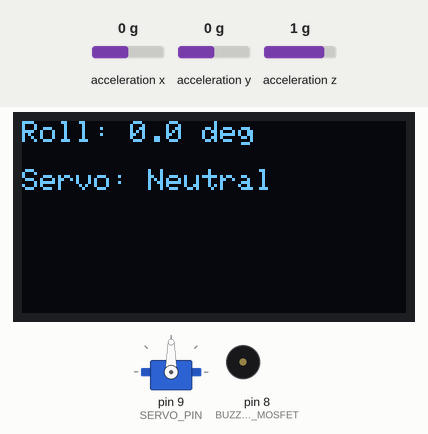
This sketch was run on a simulated Arduino Uno, built with avr-gcc and run on an emulated ATmega328P. Shown: servo, 128×64 one-colour display, buzzer (waves = sounding, pin HIGH). Inputs (shaded band) come from the test bench; at power-on: acceleration y 0 g, acceleration x 0 g, acceleration z 1 g.

Above: at 3.2 s.
3.3 s: acceleration y set to -0.3 g
At 4.0 s:
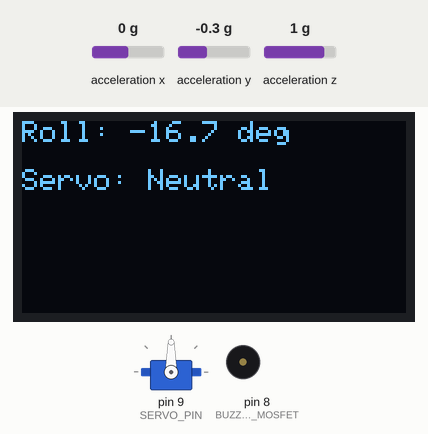
4.9 s: acceleration y set to -0.6 g
At 5.9 s:
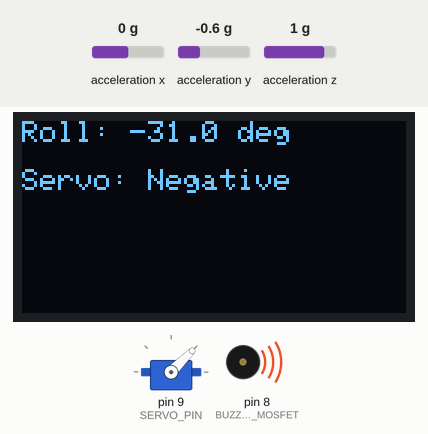
6.5 s: acceleration y set to 0.8 g
At 7.8 s:
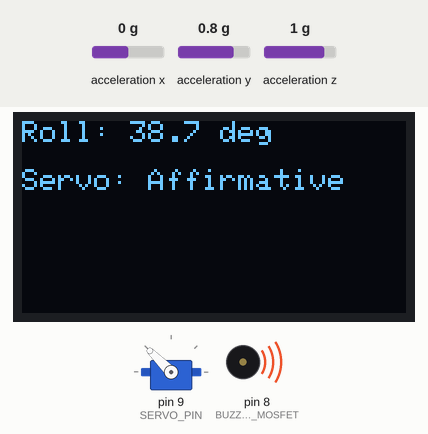
8.2 s: acceleration x set to -1.2 g
At 8.6 s:
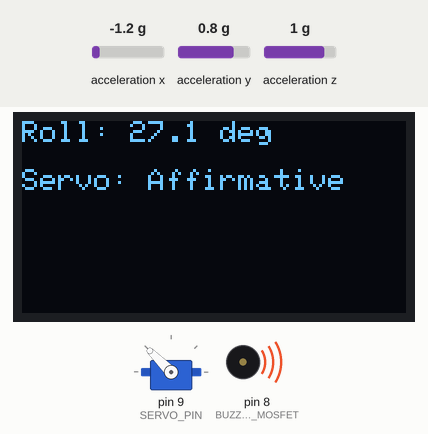
9.8 s: acceleration x set to -1.5 g
At 10.5 s:
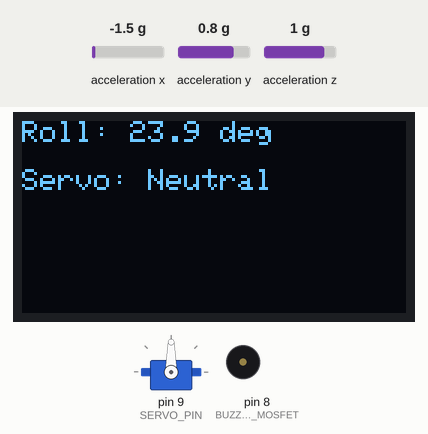
11.4 s: acceleration z set to -0.8 g
At 12.4 s:
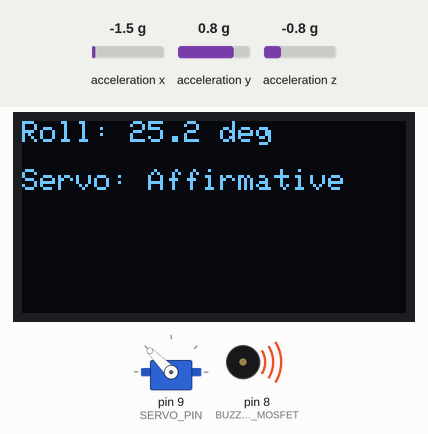
Timing chart, 0 to 14.0 s (numbered marks = the images above; inputs shaded):
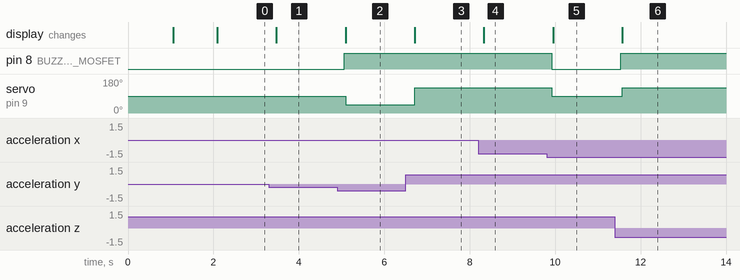

Measured:
- the behaviour switches between -0.4 and -0.5 g on acceleration y (found by bisection; images 1 and 2)
- the behaviour switches between -1.3 and -1.4 g on acceleration x (found by bisection; images 4 and 5)
- after the input at 3.3 s, the display: changes after 0.18 s (image 1)
- after the input at 4.9 s, pin 8 (BUZZER_MOSFET): LOW → HIGH after 0.16 s; servo on pin 9 (SERVO_PIN): 90° → 45° after 0.19 s; the display: changes after 0.19 s (image 2)
- after the input at 6.5 s, servo on pin 9 (SERVO_PIN): 45° → 135° after 0.21 s; the display: changes after 0.21 s (image 3)
- after the input at 8.2 s, the display: changes after 0.13 s (image 4)
- after the input at 9.8 s, pin 8 (BUZZER_MOSFET): HIGH → LOW after 0.12 s; servo on pin 9 (SERVO_PIN): 135° → 90° after 0.12 s; the display: changes after 0.15 s (image 5)
- after the input at 11.4 s, pin 8 (BUZZER_MOSFET): LOW → HIGH after 0.14 s; servo on pin 9 (SERVO_PIN): 90° → 135° after 0.17 s; the display: changes after 0.17 s (image 6)

The sketch:

rocketguidence0.2.ino
```cpp
#include <Wire.h>
#include <Adafruit_GFX.h>
#include <Adafruit_SSD1306.h>
#include <Arduino_LSM6DSOX.h>
#include <Servo.h>
#include <math.h>

// --- OLED setup ---
#define SCREEN_WIDTH 128
#define SCREEN_HEIGHT 64
Adafruit_SSD1306 display(SCREEN_WIDTH, SCREEN_HEIGHT, &Wire, -1);

// --- Pin definitions ---
#define SERVO_PIN 9       // multi servo
#define BUZZER_MOSFET 8   // buzer mosfet

// --- Servo object ---
Servo multiServo;

// --- IMU data ---
float ax, ay, az;
float roll, pitch, yaw = 0;
unsigned long lastTime = 0;

void setup() {
  Serial.begin(115200);
  delay(1000);

  // --- Setup pins ---
  pinMode(BUZZER_MOSFET, OUTPUT);
  digitalWrite(BUZZER_MOSFET, LOW);

  // --- Attach servo ---
  multiServo.attach(SERVO_PIN);
  multiServo.write(90); // neutral

  // --- OLED init ---
  if (!display.begin(SSD1306_SWITCHCAPVCC, 0x3C)) {
    Serial.println(F("❌ OLED not found!"));
    while (true);
  }

  // --- IMU init ---
  if (!IMU.begin()) {
    Serial.println(F("❌ IMU not detected!"));
    while (true);
  }

  display.clearDisplay();
  display.setTextSize(1);
  display.setTextColor(SSD1306_WHITE);
  display.setCursor(0, 0);
  display.println(F("✅ IMU Ready"));
  display.display();

  delay(1000);
  lastTime = millis();
}

void loop() {
  // --- Read IMU acceleration ---
  if (IMU.accelerationAvailable()) {
    IMU.readAcceleration(ax, ay, az);
  }

  // --- Calculate roll angle (tilt) ---
  roll = atan2(ay, sqrt(ax * ax + az * az)) * 180.0 / PI;

  // --- Control logic ---
  if (roll > 25) {
    // Tilt to the right
    digitalWrite(BUZZER_MOSFET, HIGH);
    multiServo.write(135);
  }
  else if (roll < -25) {
    // Tilt to the left
    digitalWrite(BUZZER_MOSFET, HIGH);
    multiServo.write(45);
  }
  else {
    // Neutral position
    digitalWrite(BUZZER_MOSFET, LOW);
    multiServo.write(90);
  }

  // --- OLED display ---
  display.clearDisplay();
  display.setTextSize(1);
  display.setTextColor(SSD1306_WHITE);
  display.setCursor(0, 0);
  display.print(F("Roll: "));
  display.print(roll, 1);
  display.println(" deg");
  display.setCursor(0, 16);
  display.print(F("Servo: "));
  display.print(roll > 25 ? "Affirmative" : roll < -25 ? "Negative" : "Neutral");
  display.display();

  delay(200);
}
```
